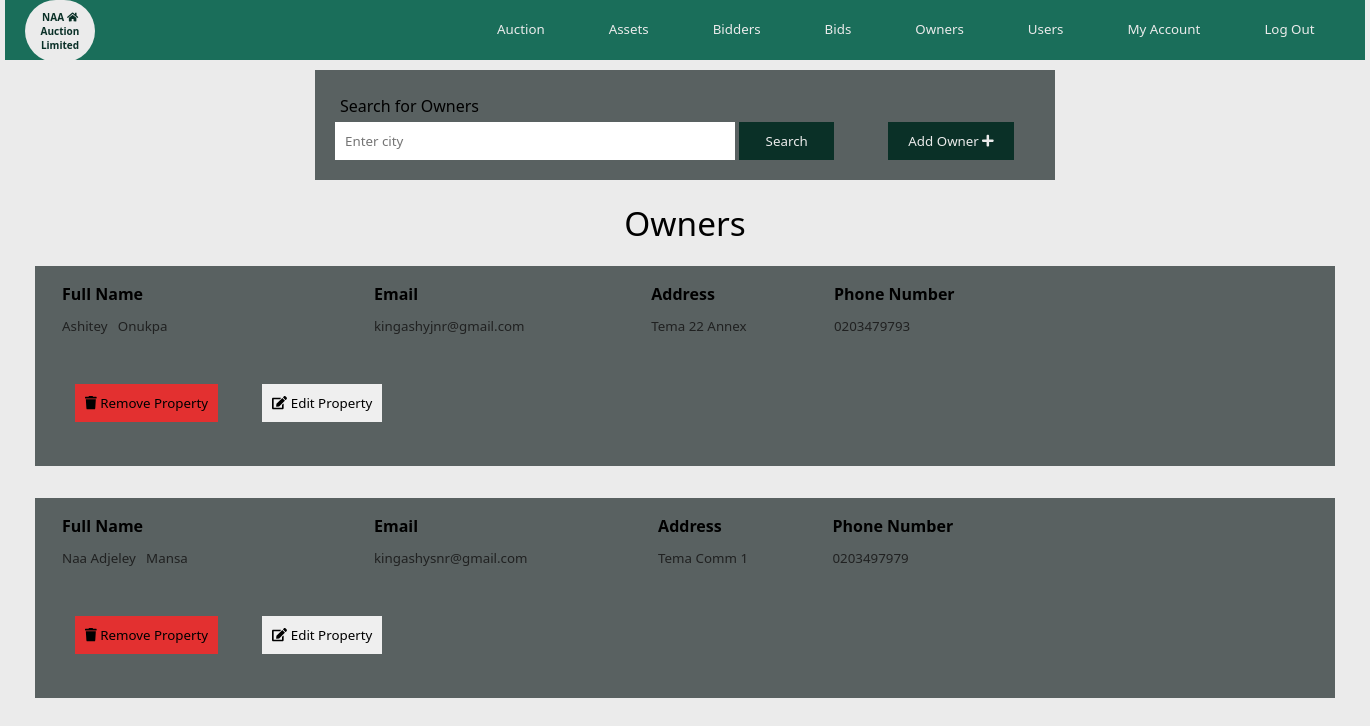
The page /admin/owners.php (signed in) on the database its author committed.
### tables this page shows
CREATE TABLE IF NOT EXISTS `owner` (
  `ownerid` int(11) NOT NULL AUTO_INCREMENT,
  `firstname` varchar(200) NOT NULL,
  `lastname` varchar(200) NOT NULL,
  `email` varchar(200) NOT NULL,
  `phonenumber` char(10) NOT NULL,
  `password` varchar(200) NOT NULL,
  `address` varchar(200) NOT NULL,
  PRIMARY KEY (`ownerid`),
  KEY `ownerid` (`ownerid`)
);

### admin/owners.php (the view, shortened to what this page needs)
<?php
include("../connection.php");
  if(isset($_GET['page'])){
    $page = $_GET['page'];
  }
  else{
    $page = 1;
  }
  $num_per_page = 10;
  $start_from = ($page-1)*10;
  $query = "select * from owner limit $start_from,$num_per_page";
  $result = mysqli_query($conn, $query);
  ?>
<!DOCTYPE html>
<html lang="en" dir="ltr">
  <head>
    <link rel="stylesheet" href="css/maincss.css">
    <link rel="stylesheet" type="text/css" href="css/all.css">
  </head>
  <body>
      <?php include('includes/header.php'); ?>
      <div class="search2">
        <form class="" action="searchowner.php" method="post">
          <h4>Search for Owners</h4>
          <input type="search" name="searchname" placeholder="Enter city">
          <input type="submit" name="search" value="Search">
          <button type="button" name="button"> <a href="sellers.php">Add Owner <i class="fa fa-plus"> </i></a></button>
        </form>
      </div>
      <h5>Owners</h5>
      <?php
        while($row = mysqli_fetch_array ($result)){
      ?>
      <div class="auction">
        <div class="description">
          <table>
            <thead>
              <th>Full Name</th>
              <th>Email</th>
              <th>Address</th>
              <th>Phone Number</th>
            </thead>
            <tbody>
              <tr>
                <td><?php echo $row['firstname']; ?> &nbsp; <?php echo $row['lastname']; ?></td>
                <td><?php echo $row['email']; ?></td>
                <td><?php echo $row['address']; ?></td>
                <td><?php echo $row['phonenumber']; ?></td>
              </tr>
            </tbody>
          </table>
          <br>
          <button type="button" name="button" class="red"><i class="fas fa-trash"></i><a href="delete.php?oid=<?php echo $row['ownerid']; ?>"> Remove Property </a></button>
          <button type="button" name="button"><i class="fas fa-edit"></i> <a href="editsellers.php?oid=<?php echo $row['ownerid']; ?>">Edit Property</a></button>
                </div>
        <div class="clear">
          <br>
        </div>
      <?php } ?>
      </div>
  </body>
</html>

### admin/css/maincss.css (style rules this page uses)
:root { --green:#1a6e5a; --dgreen:#0a3027; --grey:#596161; --ash:#202121; --light:#ebebeb; }
* { margin: 0px; padding: 0px; font-family: Segoe UI; list-style: none; text-decoration: none; }
.clear { clear: both; }
body { width: 1360px; margin: 0px auto; background: var(--light); }
.search2 { width: 700px; background: var(--grey); margin:10px auto; padding: 20px; }
.search2 input { border: none; padding: 10px; }
.search2 input[type=search] { width: 400px; }
.search2 input[type=submit] { width: 95px; color: var(--light); background: var(--dgreen); }
.search2 h4 { font-weight: normal; margin: 5px; }
.search2 button { border: none; padding: 10px; margin-left: 50px; background: var(--dgreen); }
.search2 button a { text-decoration: none; color: var(--light); padding: 10px; }
.auction { width: 1300px; height: 200px; background: var(--grey); margin: 10px auto; }
h5 { font-size: 25pt; padding: 10px; text-align: center; font-weight: lighter; }
.description { width: 700px; height: 180px; float: left; padding: 10px; margin-left: 10px; }
.description table { width: 1000px; text-align: left; }
.description table thead th { font-weight: bold; font-size: 12pt; padding: 5px; }
.description table thead th:first-child { width: 300px; }
table tbody tr td { padding: 5px; font-size: 10pt; color: var(--ash); }
.auction button { padding: 10px; margin: 20px; border: none; }
.auction button a { color: black; }
.red { background: #e33030; }

### admin/css/all.css (style rules this page uses)
.fa-edit:before { content: "\f044"; }
.fa-plus:before { content: "\f067"; }
.fa-trash:before { content: "\f1f8"; }

### rows shown on the page
owner: firstname "Ashitey", lastname "Onukpa", email "kingashyjnr@gmail.com", address "Tema 22 Annex", phonenumber "0203479793"
owner: firstname "Naa Adjeley", lastname "Mansa", email "kingashysnr@gmail.com", address "Tema Comm 1", phonenumber "0203497979"
